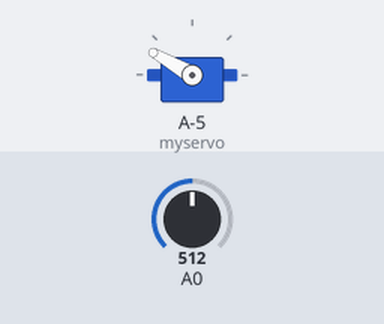
This sketch was run on a simulated ATtiny85, built with avr-gcc and run on an emulated ATtiny85. Shown: servo. The test bench sets the inputs (shaded band); at power-on: A0 = 512.

Above: at 1.8 s.
1.9 s: A0 set to 593
3.4 s: A0 set to 617
At 4.4 s:
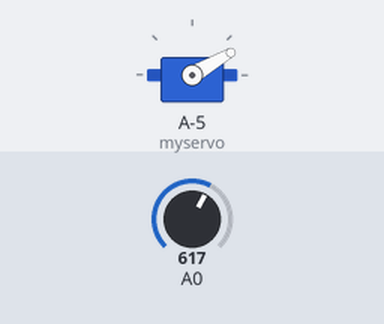
5.5 s: A0 set to 90
At 7.1 s:
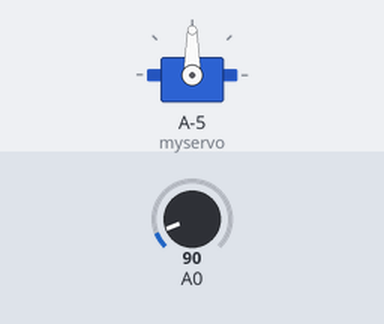
7.5 s: A0 set to 109
At 8.5 s:
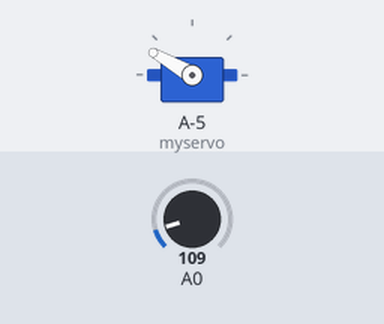
9.6 s: A0 set to 0
At 11.2 s:
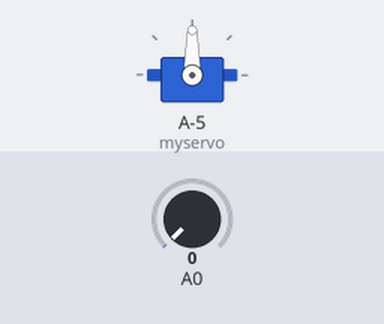
Timing chart, 0 to 12.6 s (numbered marks = the images above; inputs shaded):
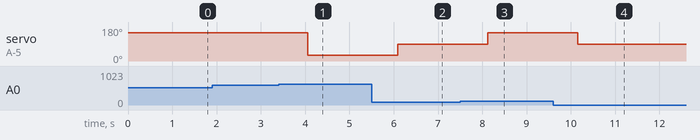

Measured:
- the behaviour switches between 600 and 601 on A0 (found by bisection; images 0 and 1)
- the behaviour switches between 100 and 101 on A0 (found by bisection; images 2 and 3)
- after the input at 1.9 s, every drawn part: stays the same
- after the input at 3.4 s, servo on A-5 (myservo): 150° → 30° after 0.66 s
- after the input at 5.5 s, servo on A-5 (myservo): 30° → 90° after 0.59 s
- after the input at 7.5 s, servo on A-5 (myservo): 90° → 150° after 0.62 s
- after the input at 9.6 s, servo on A-5 (myservo): 150° → 90° after 0.55 s

The sketch:

gatte_1.ino
```cpp
#include <SoftwareServo.h>

SoftwareServo myservo;  // create servo object to control a servo

int aperto = 0;   //variabile per switch case per aprire o chiudere i cassetti
int sn = 0;    //porte sono già aperte o chiuse? 0 = chiuse / 1 = perla / 2 = tigre
int motore = 90;  //giro del servo che all'inizio viene impostato a neutro
const int limite = 600;
int fsrPin = 0;     // the FSR and 10K pulldown are connected to a0
int peso;     // the analog reading from the FSR resistor divider

void setup()
{
  myservo.attach(9);  // attaches the servo on pin 9 to the servo object
}

void loop()
{
 peso = analogRead(fsrPin);

//scelta della gatta in base al peso
  if (peso >= 0 && peso <= 100) {
    aperto = 0;    //nessuna gatta sulla bilancia
  } else if (peso > 100 && peso <= limite) {
    aperto = 1;    //perla sulla bilancia
  } else {
    aperto = 2;    //tigre sulla bilancia
  }

//in base alla gatta apro o chiudo o non faccio nulla se già aperto
  switch (aperto) {
  case 0:    //nessuna gatta sulla bilancia
    if (sn > 0) {
       myservo.write(90);   // se una gabbia è aperta le chiudo
       sn = 0;          //e identifico che è chiuso
    }
    delay(15);
    SoftwareServo::refresh();
    break;

  case 1:    //parte perla
    if (sn < 1 || sn > 1) {
       myservo.write(150);   // se una gabbia è chiusa o aperta per la tigre, apro la perla
       sn = 1;          //e identifico che è già aperta per lei
    }
    delay(15);
    SoftwareServo::refresh();
    break;

  case 2:    //parte tigre
    if (sn < 2) {
       myservo.write(30);   // se una gabbia è chiusa o aperta per la perla, apro la tigre
       sn = 2;          //e identifico che è già aperta per lei
    }
    delay(15);
    SoftwareServo::refresh();
    break;
  }

  delay(1000);
}
```
